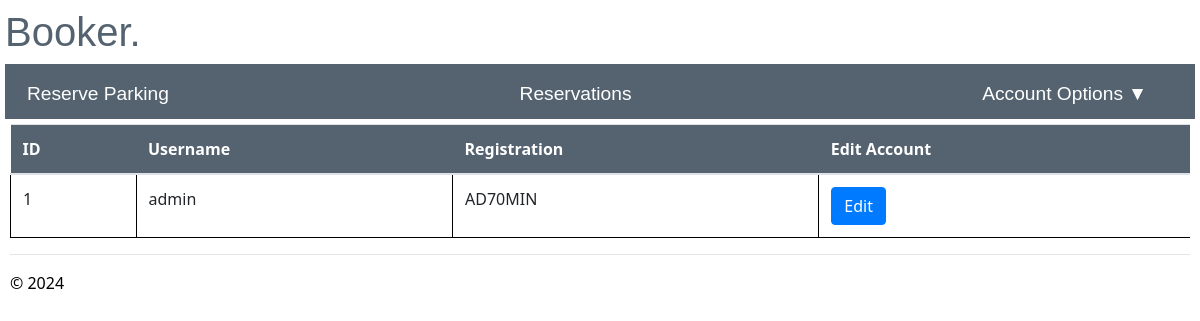
The page /manage_account (signed in) on the database its author committed.
### app/models/models.py (models this page shows)
class User(db.Model, UserMixin):
    id = db.Column(db.Integer, primary_key=True, nullable=False)
    username = db.Column(db.String(20), nullable=False, unique=True)
    registration = db.Column(db.String(9), nullable=False, unique=True)
    password = db.Column(db.String(255), nullable=False)
    role = db.Column(db.String(5), nullable=False, default='user')
    authorised =db.Column(db.String(1), nullable=False, default='N')
    failed_login_attempts = db.Column(db.Integer,nullable=False, default=0)
    reservation = db.relationship('reserve', backref='user')

### app/user/routes.py (the view)
@bp.route("/manage_account", methods=['GET', 'POST'])
@login_required
def manage_account():
    if current_user.authorised =='Y':
        account = User.query.filter_by(username=current_user.username).all()
        current_app.logger.info('Username: %s accessed manage_account', current_user.username)
        return render_template('manage_account.html', account=account)
    else:
        current_app.logger.warning('Username: %s failed to access manage_account', current_user.username)
        flash("You are not authorised to access this page")
        return redirect(url_for('main.reserve_parking'))

### app/__init__.py (called while the page is built)
def create_app():
    app = Flask(__name__)
    env_config = os.getenv("PROD_APP_SETTINGS", "config.Config")
    app.config.from_object(env_config)
    db.init_app(app)
    login_manager.init_app(app)
    app.logger.setLevel(logging.INFO)
    handler = RotatingFileHandler('app.log', maxBytes=10240, backupCount=10)
    handler.setLevel(logging.INFO)
    formatter = logging.Formatter('%(asctime)s - %(levelname)s - %(message)s', datefmt='%Y-%m-%d %H:%M:%S')
    handler.setFormatter(formatter)
    app.logger.addHandler(handler)
    from app.main import bp as main_bp
    app.register_blueprint(main_bp)
    from app.user import bp as user_bp
    app.register_blueprint(user_bp)
    from app.admin import bp as admin_bp
    app.register_blueprint(admin_bp)
    @login_manager.user_loader
    def load_user(user_id):
        return User.query.get(int(user_id))
    return app

### app/user/routes.py (called while the page is built)
@bp.before_app_request
def make_session_permanent():
    session.permanent = True
    current_app.permanent_session_lifetime = timedelta(seconds=30)

### app/user/templates/manage_account.html (shortened to what this page needs)
{% extends "layout.html" %}
{% block content %}
<table class='manage_account'>
  <table class="table table-hover">
    <thead class="tables">
      <th>ID</th>
      <th>Username</th>
      <th>Registration</th>
      <th>Edit Account</th>
    </thead>
    <tbody>
        {% for account in account %}
          <tr>
            <td>{{account.id}}</td>
            <td>{{account.username}}</td>
            <td>{{account.registration}}</td>
            <div class="edit_button">
                <td><a href='{{url_for("user.edit_account", id=account.id)}}' class='btn btn-primary'>Edit</a></td>
              </div>
          </tr>
      {%endfor%}
      </tbody>
  </table>
{% endblock %}

### app/static/site.css (style rules this page uses)
tr { border-bottom: 1px solid black; }
td { padding: 1em; border-left: 1px solid black; }
.tables { background-color: rgb(85, 99, 112); color: white; }

### app/main/templates/layout.html (style rules this page uses)
body { padding: 8px 5px 8px 5px; }

### rows shown on the page
User: id "1", username "admin", registration "AD70MIN"
